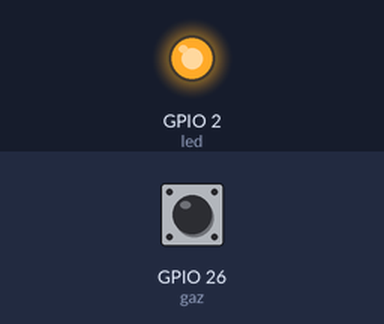
The program below on a simulated ESP32 board running MicroPython. Parts: output pins drawn as LEDs (lit = HIGH). The test bench sets the inputs (shaded band); at power-on: GPIO 26 (gaz) LOW.

Above: at 1.2 s.
1.3 s: GPIO 26 (gaz) pulled HIGH for 0.15 s
At 1.4 s:
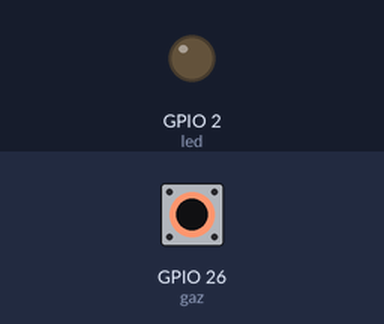
3.0 s: GPIO 26 (gaz) pulled HIGH for 3.2 s
At 7.1 s:
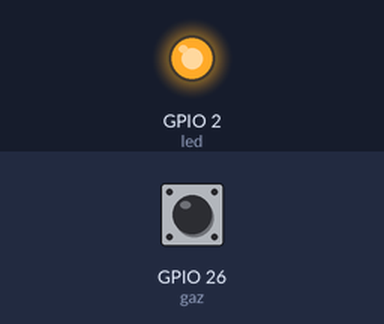
Timing chart, 0 to 8.6 s (numbered marks = the images above; inputs shaded):
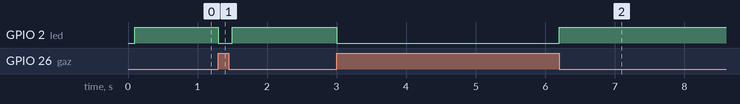

The program:

gaz_mq2.py
```python
from machine import Pin
from time import sleep_ms

led = Pin(2, Pin.OUT)
gaz = Pin(26, Pin.IN, pull=Pin.PULL_DOWN)

while True:
    sleep_ms(100)
    if gaz.value() == 0:
        led.value(1)   # allume la LED
    else:
        led.value(0)   # éteint la LED
```

Measured:
- after the input at 1.3 s, GPIO 2 (led): HIGH → LOW at once, → HIGH 0.20 s later
- after the input at 3.0 s, GPIO 2 (led): HIGH → LOW at once, → HIGH 3.2 s later
